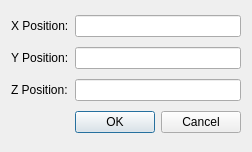
<ui version="4.0" >
 <class>Dialog_New_Point</class>
 <widget class="QDialog" name="Dialog_New_Point" >
  <property name="geometry" >
   <rect>
    <x>0</x>
    <y>0</y>
    <width>248</width>
    <height>152</height>
   </rect>
  </property>
  <property name="windowTitle" >
   <string>New Point</string>
  </property>
  <layout class="QGridLayout" name="gridLayout" >
   <item row="0" column="0" >
    <widget class="QLabel" name="label" >
     <property name="text" >
      <string>X Position:</string>
     </property>
     <property name="buddy" >
      <cstring>lineEdit_X</cstring>
     </property>
    </widget>
   </item>
   <item row="0" column="1" >
    <widget class="QLineEdit" name="lineEdit_X" />
   </item>
   <item row="1" column="0" >
    <widget class="QLabel" name="label_2" >
     <property name="text" >
      <string>Y Position:</string>
     </property>
     <property name="buddy" >
      <cstring>lineEdit_Y</cstring>
     </property>
    </widget>
   </item>
   <item row="1" column="1" >
    <widget class="QLineEdit" name="lineEdit_Y" />
   </item>
   <item row="2" column="0" >
    <widget class="QLabel" name="label_3" >
     <property name="text" >
      <string>Z Position:</string>
     </property>
     <property name="buddy" >
      <cstring>lineEdit_Z</cstring>
     </property>
    </widget>
   </item>
   <item row="2" column="1" >
    <widget class="QLineEdit" name="lineEdit_Z" />
   </item>
   <item row="3" column="1" >
    <widget class="QDialogButtonBox" name="buttonBox" >
     <property name="orientation" >
      <enum>Qt::Horizontal</enum>
     </property>
     <property name="standardButtons" >
      <set>QDialogButtonBox::Cancel|QDialogButtonBox::Ok</set>
     </property>
    </widget>
   </item>
  </layout>
 </widget>
 <tabstops>
  <tabstop>lineEdit_X</tabstop>
  <tabstop>lineEdit_Y</tabstop>
  <tabstop>lineEdit_Z</tabstop>
  <tabstop>buttonBox</tabstop>
 </tabstops>
 <resources/>
 <connections>
  <connection>
   <sender>buttonBox</sender>
   <signal>accepted()</signal>
   <receiver>Dialog_New_Point</receiver>
   <slot>accept()</slot>
   <hints>
    <hint type="sourcelabel" >
     <x>238</x>
     <y>114</y>
    </hint>
    <hint type="destinationlabel" >
     <x>52</x>
     <y>151</y>
    </hint>
   </hints>
  </connection>
  <connection>
   <sender>buttonBox</sender>
   <signal>rejected()</signal>
   <receiver>Dialog_New_Point</receiver>
   <slot>reject()</slot>
   <hints>
    <hint type="sourcelabel" >
     <x>238</x>
     <y>114</y>
    </hint>
    <hint type="destinationlabel" >
     <x>66</x>
     <y>151</y>
    </hint>
   </hints>
  </connection>
 </connections>
</ui>
